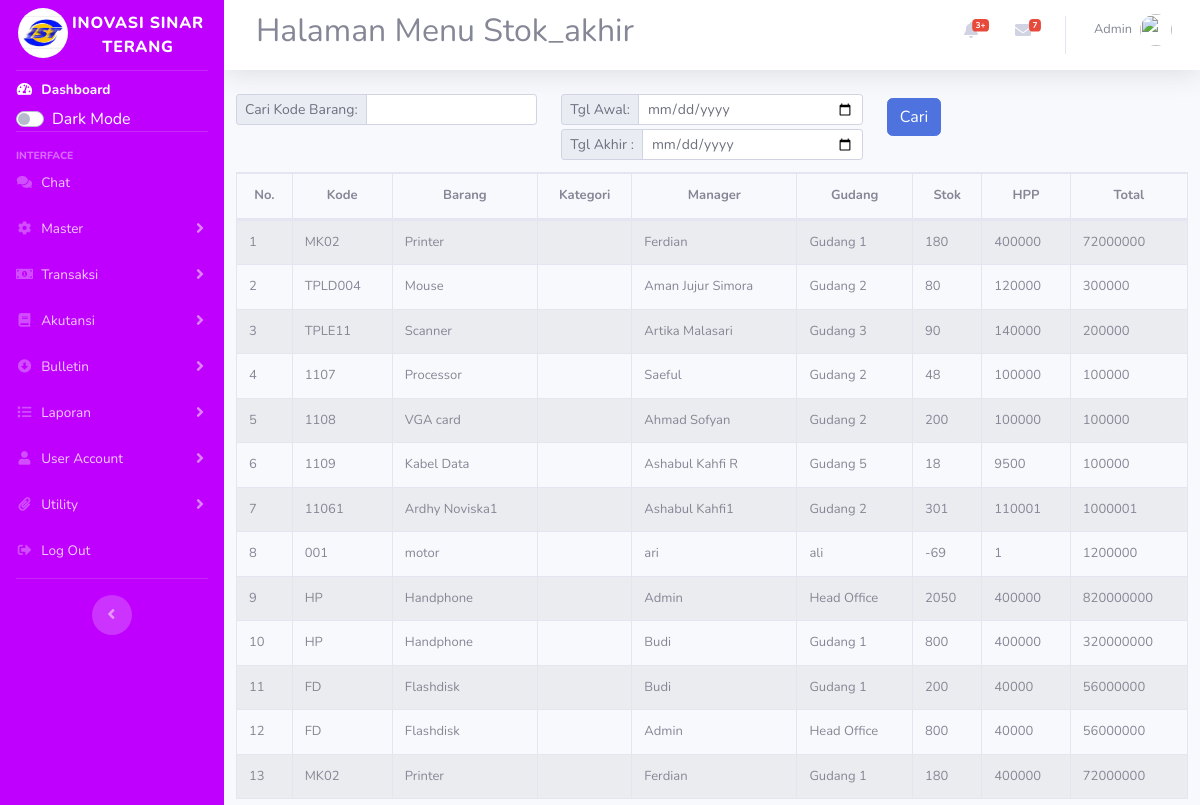
/index.php/adjust_stok, run on the app's committed database.
### tables this page shows
CREATE TABLE `produk` (
  `id` int(11) NOT NULL,
  `nama` varchar(50) NOT NULL,
  `kode` varchar(50) NOT NULL,
  `kategori` varchar(50) NOT NULL,
  `manager` varchar(50) NOT NULL,
  `gudang` varchar(50) NOT NULL,
  `qty` varchar(50) NOT NULL,
  `unitbagus` varchar(50) NOT NULL,
  `unitrusak` varchar(50) NOT NULL,
  `hpp` varchar(50) NOT NULL,
  `sebelumpajak` varchar(50) NOT NULL,
  `ppn` varchar(50) NOT NULL,
  `setelahpajak` varchar(50) NOT NULL,
  `hargasetoran` varchar(50) NOT NULL,
  `jumlah` varchar(50) NOT NULL,
  `image` varchar(255) NOT NULL DEFAULT 'default.jpg',
  `kode_id` varchar(50) NOT NULL
);

### application/controllers/Adjust_stok.php (called while the page is built, shortened)
<?php
class Adjust_stok extends CI_Controller {
    public function __construct(){
        $this->load->model('m_barang');
        $this->load->library('form_validation');
    }
    public function index(){
        $topik['judul'] = 'Halaman Menu Stok_akhir';
        $data['produk'] = $this->m_barang->get_by_role();
        $this->load->view('templates/header',$topik);
        $this->load->view('adjuststok/index',$data);
        $this->load->view('templates/footer');
    }
}

### index.php (called while the page is built, shortened)
<?php
require_once BASEPATH.'core/CodeIgniter.php';

### application/models/M_barang.php (called while the page is built, shortened)
<?php defined('BASEPATH') OR exit('No direct script access allowed');
class M_barang extends CI_Model
{
    public function get_by_role(){
        $this->db->select('produk.*, tbl_category.name as nm_kategori');
        $this->db->from('produk, tbl_category');
        $this->db->where('produk.kategori=tbl_category.kode');
        $query = $this->db->get();
        return $query->result_array();
    }
}

### application/views/adjuststok/index.php (the view, shortened to what this page needs)
<div class="content-wrapper col-12">
<section class="content-header ml mt-2 auto">
<div class="row mt-3 mb-2">
    <div class="col-lg-4">
        <form action="" method="post">
            <div class="input-group input-group-sm">
                <div class="input-group-prepend">
                    <label for="weekending" class="input-group-text">Cari Kode Barang:</label>
                </div>
                <input type="text" class="form-control">
            </div>
        </form>
    </div>
    <div class="col-lg-4">
    <form action="" method="post">
            <div class="input-group input-group-sm">
                <div class="input-group-prepend">
                    <label for="weekending" class="input-group-text">Tgl Awal:</label>
                </div>
                <input type="date" class="form-control">
            </div>
            <div class="input-group input-group-sm mt-1 mb-1">
                <div class="input-group-prepend">
                    <label for="noinv" class="input-group-text">Tgl Akhir :</label>
                </div>
                <input type="date" class="form-control">
            </div>
        </form>
            </div>
            <div class="col-lg-4">
            <div class="input-group input-group-sm mt-1 mb-1">
                <div class="">
                    <button class="btn btn-primary">Cari</button>
                </div>
            </div>
            </div>
    </div>
<table id="mytable" class="table table-striped table-bordered table-hover table-full-width dataTable" cellspacing="0" width="" style="font-size: small;">
        <thead>
            <tr style="text-align:center;">
                <th>No.</th>
                <th>Kode</th>
                <th>Barang</th>
                <th>Kategori</th>
                <th>Manager</th>
                <th>Gudang</th>
                <th>Stok</th>
                <th>HPP</th>
                <th>Total</th>
            </tr>
        </thead>
        <tbody>
            <?php $i=1;?>
            <?php foreach ($produk as $erp): ?>
            <tr>
                <td width="">
                    <?php echo $i;?>
                </td>
                <td>
                    <?php echo $erp['kode'] ?>
                </td>
                <td width="">
                    <?php echo $erp['nama'] ?>
                </td>
                <td>
                </td>
                <td>
                    <?php echo $erp['manager'] ?>
                </td>
                <td>
                    <?php echo $erp['gudang'] ?>
                </td>
                <td class="">
                    <?php echo $erp['qty']?>
                </td>
                <td class="">
                    <?php echo $erp['hpp']?>
                </td>
                <td class="">
                    <?php echo $erp['jumlah']?>
                </td>
            </tr>
            <?php $i++;?>
            <?php endforeach; ?>
        </tbody>
    </table>
    </div>
</div>

### application/views/templates/header.php (shortened to what this page needs)
<!DOCTYPE html>
<html lang="en">
<head>
  <link href="<?= base_url('assets/vendor/fontawesome-free/css/all.min.css');?>" rel="stylesheet" type="text/css">
  <link href="<?= base_url('assets/vendor/dark-mode.css');?>" rel="stylesheet" type="text/css">
    <link href=" <?= base_url('assets/vendor/datatables/dataTables.bootstrap4.min.css');?>" rel="stylesheet">
  <link href="<?= base_url('assets/css/sb-admin-2.min.css');?>" rel="stylesheet">
  <link rel="stylesheet" href="https://cdnjs.cloudflare.com/ajax/libs/bootstrap-datepicker/1.9.0/css/bootstrap-datepicker.min.css" />
</head>
<body id="page-top">
  <div id="wrapper">
     <?php $this->load->view('dashboard/menu'); ?>
    <div id="content-wrapper" class="d-flex flex-column">
      <div id="content" style="position: relative; overflow: hidden;">
        <nav class="navbar navbar-expand navbar-light bg-white topbar mb-4 static-top shadow">
          <form class="d-none d-sm-inline-block form-inline mr-auto ml-md-3 my-2 my-md-0 mw-100 navbar-search">
            <div class="input-group">
                <h2><?= $judul;?></h2>
            </div>
          </form>
          <ul class="navbar-nav ml-auto">
            <li class="nav-item dropdown no-arrow mx-1">
              <a class="nav-link dropdown-toggle" href="#" id="alertsDropdown" role="button" data-toggle="dropdown"
                aria-haspopup="true" aria-expanded="false">
                <i class="fas fa-bell fa-fw"></i>
                <span class="badge badge-danger badge-counter">3+</span>
              </a>
            </li>
            <li class="nav-item dropdown no-arrow mx-1">
              <a class="nav-link dropdown-toggle" href="#" id="messagesDropdown" role="button" data-toggle="dropdown"
                aria-haspopup="true" aria-expanded="false">
                <i class="fas fa-envelope fa-fw"></i>
                <span class="badge badge-danger badge-counter">7</span>
              </a>
            </li>
            <li class="nav-item dropdown no-arrow">
              <a class="nav-link dropdown-toggle" href="#" id="userDropdown" role="button" data-toggle="dropdown"
                aria-haspopup="true" aria-expanded="false">
                <span class="mr-2 d-none d-lg-inline text-gray-600 small">Admin</span>
                <img class="img-profile rounded-circle" src="https://ecs7.tokopedia.net/img/cache/200-square/attachment/2019/9/13/43737554/43737554_4d214606-56d5-4fcb-9407-69f26faab85f.jpg">
              </a>
            </li>
          </ul>
        </nav>

### application/views/dashboard/menu.php (shortened to what this page needs)
<ul class="navbar-nav sidebar sidebar-dark custom" id="accordionSidebar" style="background-color:#BF00FF">
  <a class="sidebar-brand d-flex align-items-center justify-content-center" href="index.html">
    <div class="sidebar-brand-icon">
      <img src="<?= base_url('upload/product/IST Pak Canon.jpg');?>" alt="" width="50px" height="50px" style="border-radius:30px;margin:20px 0 0 2px;" class="img-circle">
    </div>
    <div class="sidebar-brand-text">INOVASI SINAR TERANG</div>
  </a>
  <hr class="sidebar-divider my-0">
  <li class="nav-item active">
    <a class="nav-link" href="<?=base_url('dashboard');?>">
      <i class="fas fa-fw fa-tachometer-alt"></i>
      <span>Dashboard</span></a>
  </li>
  <li class="nav-item active ml-3">
  <div class="custom-control custom-switch">
        <label class="custom-control-label text-white" for="darkSwitch">Dark Mode</label>
      </div>
    </li>
  <hr class="sidebar-divider">
  <div class="sidebar-heading">
    Interface
  </div>
  <li class="nav-item">
    <a href="<?=base_url('message');?>" class="nav-link collapsed" href="#" data-toggle="message" data-target="#collapseTwo" aria-expanded="true"
      aria-controls="collapseTwo">
      <i class="fas fa-fw fa-comments"></i>
      <span>Chat</span>
    </a>
  </li>
  <li class="nav-item">
    <a class="nav-link collapsed" href="#" data-toggle="collapse" data-target="#collapseTwo" aria-expanded="true"
      aria-controls="collapseTwo">
      <i class="fas fa-fw fa-cog"></i>
      <span>Master</span>
    </a>
  </li>
  <li class="nav-item">
    <a class="nav-link collapsed" href="#" data-toggle="collapse" data-target="#collapseThree" aria-expanded="true"
      aria-controls="collapseTwo">
      <i class="fas fa-fw fa-money-bill-alt"></i>
      <span>Transaksi</span>
    </a>
  </li>
  <li class="nav-item">
    <a class="nav-link collapsed" href="#" data-toggle="collapse" data-target="#collapseFour" aria-expanded="true"
      aria-controls="collapseTwo">
      <i class="fas fa-fw fa-book"></i>
      <span>Akutansi</span>
    </a>
  </li>
  <li class="nav-item">
    <a class="nav-link collapsed" href="#" data-toggle="collapse" data-target="#collapseFive" aria-expanded="true"
      aria-controls="collapseTwo">
      <i class="fas fa-fw fa-arrow-alt-circle-down"></i>
      <span>Bulletin</span>
    </a>
  </li>
  <li class="nav-item">
    <a class="nav-link collapsed" href="#" data-toggle="collapse" data-target="#collapseSix" aria-expanded="true"
      aria-controls="collapseTwo">
      <i class="fas fa-fw fa-list"></i>
      <span>Laporan</span>
    </a>
  </li>
  <li class="nav-item">
    <a class="nav-link collapsed" href="#" data-toggle="collapse" data-target="#collapseSeven" aria-expanded="true"
      aria-controls="collapseTwo">
      <i class="fas fa-fw fa-user"></i>
      <span>User Account</span>
    </a>
  </li>
  <li class="nav-item">
    <a class="nav-link collapsed" href="#" data-toggle="collapse" data-target="#collapseEight" aria-expanded="true"
      aria-controls="collapseTwo">
      <i class="fas fa-fw fa-paperclip"></i>
      <span>Utility</span>
    </a>
  </li>
  <li class="nav-item">
    <a class="nav-link" href="<?=base_url('auth/logout')?>">
      <i class="fas fa-sign-out-alt fa-sm fa-fw"></i>
      <span>Log Out</span></a>
  </li>
  <hr class="sidebar-divider d-none d-md-block">
  <div class="text-center d-none d-md-inline">
    <button class="rounded-circle border-0" id="sidebarToggle"></button>
  </div>
</ul>

### application/views/templates/footer.php (shortened to what this page needs)
</body>
</html>

### application/views/templates/header.php (style rules this page uses)
.nav-item { margin-top:-10px; }

### data on the page
produk: kode "MK02", nama "Printer", manager "Ferdian", gudang "Gudang 1", qty "180", hpp "400000", jumlah "72000000"
produk: kode "TPLD004", nama "Mouse", manager "Aman Jujur Simora", gudang "Gudang 2", qty "80", hpp "120000", jumlah "300000"
produk: kode "TPLE11", nama "Scanner", manager "Artika Malasari", gudang "Gudang 3", qty "90", hpp "140000", jumlah "200000"
produk: kode "1107", nama "Processor", manager "Saeful", gudang "Gudang 2", qty "48", hpp "100000", jumlah "100000"
produk: kode "1108", nama "VGA card", manager "Ahmad Sofyan", gudang "Gudang 2", qty "200", hpp "100000", jumlah "100000"
produk: kode "1109", nama "Kabel Data", manager "Ashabul Kahfi R", gudang "Gudang 5", qty "18", hpp "9500", jumlah "100000"
produk: kode "11061", nama "Ardhy Noviska1", manager "Ashabul Kahfi1", gudang "Gudang 2", qty "301", hpp "110001", jumlah "1000001"
produk: kode "001", nama "motor", manager "ari", gudang "ali", qty "-69", hpp "1", jumlah "1200000"
produk: kode "HP", nama "Handphone", manager "Admin", gudang "Head Office", qty "2050", hpp "400000", jumlah "820000000"
produk: kode "HP", nama "Handphone", manager "Budi", gudang "Gudang 1", qty "800", hpp "400000", jumlah "320000000"
produk: kode "FD", nama "Flashdisk", manager "Budi", gudang "Gudang 1", qty "200", hpp "40000", jumlah "56000000"
produk: kode "FD", nama "Flashdisk", manager "Admin", gudang "Head Office", qty "800", hpp "40000", jumlah "56000000"
produk: kode "MK02", nama "Printer", manager "Ferdian", gudang "Gudang 1", qty "180", hpp "400000", jumlah "72000000"

### other printed values
$judul "Halaman Menu Stok_akhir"
